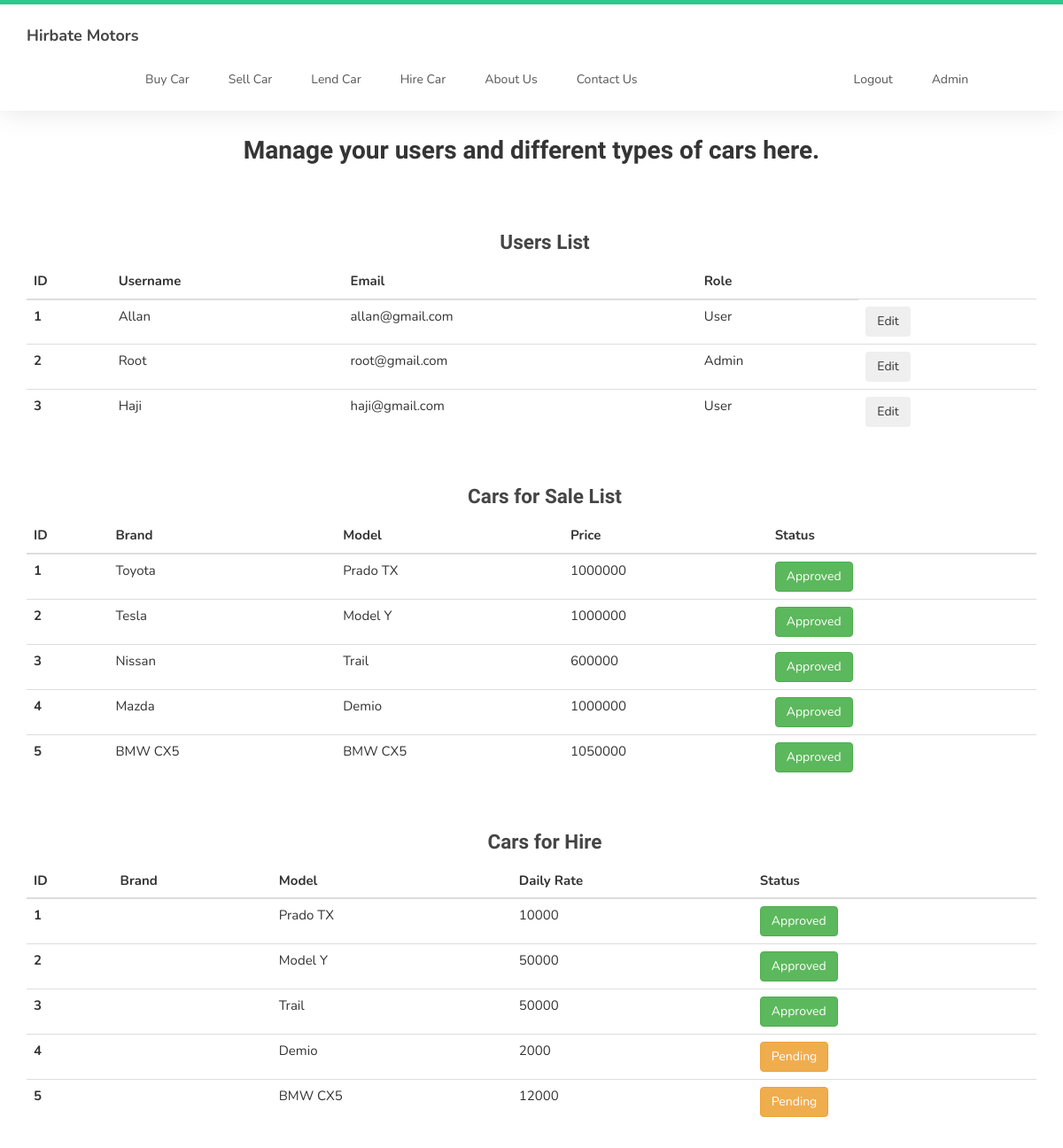
The app's page /admin (signed in), older data.
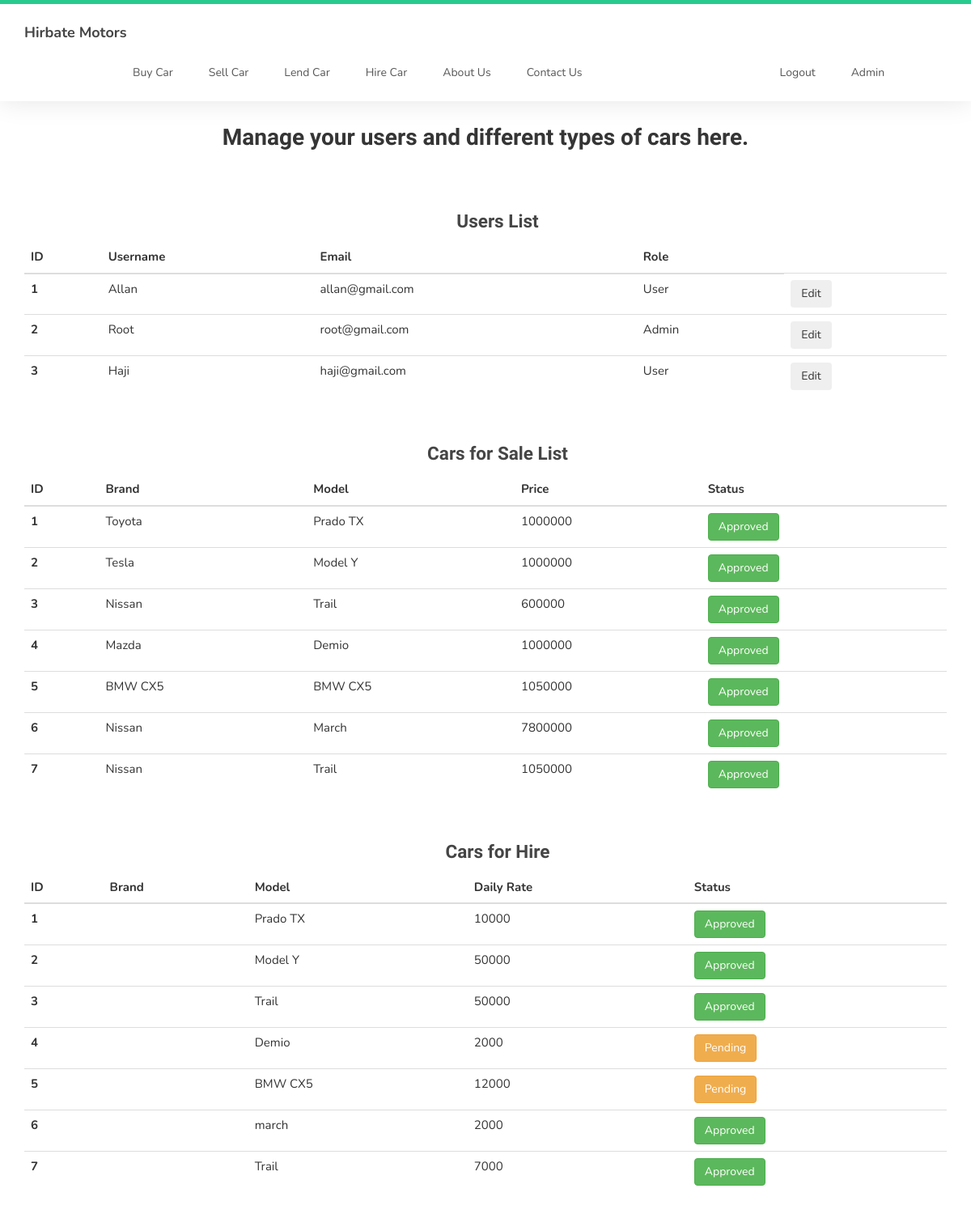
The same page, newer data.
### car_dealer/models.py (models this page shows, shortened)
class User(db.Model, UserMixin):
    id = db.Column(db.Integer, primary_key=True)
    username = db.Column(db.String(20), unique=True, nullable=False)
    email = db.Column(db.String(80), unique=True, nullable=False)
    password = db.Column(db.String(120), nullable=False)
    date_added = db.Column(db.DateTime, default=datetime.utcnow())
    is_admin = db.Column(db.Boolean, nullable=False, default=False)
    reference = db.relationship('Car', backref='Owner', lazy=True)

class Car(db.Model):
    id = db.Column(db.Integer, primary_key=True)
    condition = db.Column(db.String, nullable=False)
    make = db.Column(db.String(50), nullable=False)
    mileage = db.Column(db.Integer, nullable=False)
    price = db.Column(db.Integer, nullable=False)
    model = db.Column(db.String(50), nullable=False)
    fuel = db.Column(db.String, nullable=False)
    seats = db.Column(db.Integer, nullable=False)
    mfg_year = db.Column(db.Integer, nullable=False)
    engine_size = db.Column(db.Integer, nullable=False)
    description = db.Column(db.Text, nullable=False)
    photo = db.Column(db.String, nullable=False)
    is_approved = db.Column(db.Boolean, nullable=False, default=False)
    user_id = db.Column(db.Integer, db.ForeignKey('user.id'), nullable=False)

class LendCar(db.Model):
    id = db.Column(db.Integer, primary_key=True)
    brand = db.Column(db.String(40), nullable=False)
    model = db.Column(db.String(40), nullable=False)
    daily_rate = db.Column(db.Integer, nullable=False)
    fuel = db.Column(db.String, nullable=False)
    seats = db.Column(db.Integer, nullable=False)
    description = db.Column(db.Text, nullable=False)
    is_approved = db.Column(db.Boolean, nullable=False, default=False)
    photo = db.Column(db.String, nullable=False)

### car_dealer/routes.py (the view)
@app.route('/admin', methods=['GET', 'POST'])
@login_required
def admin():
    if current_user.is_admin:
        users = User.query.all()
        cars_for_sale = Car.query.all()
        cars_for_hire = LendCar.query.all()
        return render_template('admin.html', title='Account Page', users=users, cars_for_sale=cars_for_sale,
                               cars_for_hire=cars_for_hire)
    else:
        abort(404)

### car_dealer/models.py (called while the page is built)
@login_manager.user_loader
def load_user(user_id):
    return User.query.get(int(user_id))

### car_dealer/templates/admin.html
{% extends 'layout.html' %}
{% block content %}
    <div class="container" style="margin-top: 2rem; font-family: Helvetica, Arial, sans-serif; text-align: center">
        <h2>Manage your users and different types of cars here.</h2>
    </div>
    <div class="row" id="AdminTables">
        <div class="col-md-12 mt-4 mb-4">
            <div class="container" style="text-align: center">
                <h3>Users List</h3>
            </div>
            <table class="table table-dark">
              <thead>
                <tr>
                  <th scope="col">ID</th>
                  <th scope="col">Username</th>
                  <th scope="col">Email</th>
                  <th scope="col">Role</th>
                </tr>
              </thead>
              <tbody>
                {% for user in users %}
                    <tr>
                      <th scope="row">{{ user.id }}</th>
                      <td>{{ user.username }}</td>
                      <td>{{ user.email }}</td>
                      {% if user.is_admin %}
                          <td>Admin</td>
                      {% else %}
                          <td>User</td>
                      {% endif %}
                      <td><button type="button" class="btn btn-secondary">Edit</button></td>
                    </tr>
                {% endfor %}
              </tbody>
            </table>
        </div>
        <div class="col-md-12 mt-4 mb-4">
            <div class="container" style="text-align: center">
                <h3>Cars for Sale List</h3>
            </div>
            <table class="table table-dark">
              <thead>
                <tr>
                  <th scope="col">ID</th>
                  <th scope="col">Brand</th>
                  <th scope="col">Model</th>
                  <th scope="col">Price</th>
                  <th scope="col">Status</th>
                </tr>
              </thead>
              <tbody>
                {% for car in cars_for_sale %}
                    <tr>
                      <th scope="row">{{ car.id }}</th>
                      <td>{{ car.make }}</td>
                      <td>{{ car.model }}</td>
                      <td>{{ car.price }}</td>
                      {% if car.is_approved %}
                            <td><button type="button" class="btn btn-success">Approved</button></td>
                      {% else %}
                            <td><a href="{{ url_for('car_sales_info', car_id=car.id)}}"><button type="button" class="btn btn-warning">Pending</button></a></td>
                      {% endif %}
                    </tr>
                {% endfor %}
              </tbody>
            </table>
        </div>
        <div class="col-md-12 mt-4 mb-4">
            <div class="container" style="text-align: center">
                <h3>Cars for Hire</h3>
            </div>
            <table class="table table-dark">
              <thead>
                <tr>
                  <th scope="col">ID</th>
                  <th scope="col">Brand</th>
                  <th scope="col">Model</th>
                  <th scope="col">Daily Rate</th>
                  <th scope="col">Status</th>
                </tr>
              </thead>
              <tbody>
                {% for car in cars_for_hire %}
                    <tr>
                      <th scope="row">{{ car.id }}</th>
                      <td>{{ car.make }}</td>
                      <td>{{ car.model }}</td>
                      <td>{{ car.daily_rate }}</td>
                      {% if car.is_approved %}
                            <td><button type="button" class="btn btn-success">Approved</button></td>
                      {% else %}
                            <td><a href="{{ url_for('car_hire_info', car_id=car.id)}}"><button type="button" class="btn btn-warning">Pending</button></a></td>
                      {% endif %}
                    </tr>
                {% endfor %}
              </tbody>
            </table>
        </div>
    </div>
{% endblock %}

Row changes from the older to the newer data that the page shows:
added Car: id "6", make "Nissan", model "March", price "7800000", is_approved "Approved"
added Car: id "7", make "Nissan", model "Trail", price "1050000", is_approved "Approved"
added LendCar: id "6", model "march", daily_rate "2000", is_approved "Approved"
added LendCar: id "7", model "Trail", daily_rate "7000", is_approved "Approved"
